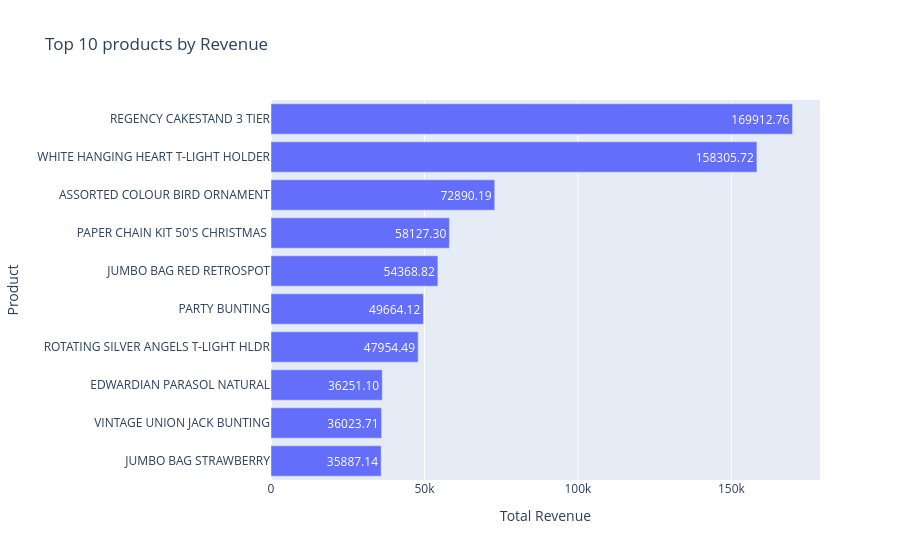

Here is the notebook cell this chart was saved with:
### Code cell
revenue_top_10 = product_performance.sort_values(
    by="Total_Revenue",
    ascending=False
).reset_index().head(10)
fig = px.bar(
    revenue_top_10,
    x = 'Total_Revenue',
    y = 'Description',
    orientation = 'h',
    title = 'Top 10 products by Revenue',
    text_auto = '.2f'

)
fig.update_layout(
    yaxis={'categoryorder': 'total ascending'}, 
    xaxis_title="Total Revenue",
    yaxis_title="Product",
    coloraxis_showscale=False
)

fig.show()
fig.write_image("../images/product_revenue.png")

### Figure 1 — Plotly figure (JSON) as saved in the notebook; plotly's stock layout.template omitted (floating-point values rounded to 4 significant figures)
{"data": [{"hovertemplate": "Total_Revenue=%{x}<br>Description=%{y}<extra></extra>", "legendgroup": "", "marker": {"color": "#636efa", "pattern": {"shape": ""}}, "name": "", "orientation": "h", "showlegend": false, "textposition": "auto", "texttemplate": "%{x:.2f}", "type": "bar", "x": [169900.0, 158300.0, 72890.0, 58130.0, 54370.0, 49660.0, 47950.0, 36250.0, 36020.0, 35890.0], "xaxis": "x", "y": ["REGENCY CAKESTAND 3 TIER", "WHITE HANGING HEART T-LIGHT HOLDER", "ASSORTED COLOUR BIRD ORNAMENT", "PAPER CHAIN KIT 50'S CHRISTMAS ", "JUMBO BAG RED RETROSPOT", "PARTY BUNTING", "ROTATING SILVER ANGELS T-LIGHT HLDR", "EDWARDIAN PARASOL NATURAL", "VINTAGE UNION JACK BUNTING", "JUMBO BAG STRAWBERRY"], "yaxis": "y"}], "layout": {"barmode": "relative", "coloraxis": {"showscale": false}, "legend": {"tracegroupgap": 0}, "title": {"text": "Top 10 products by Revenue"}, "xaxis": {"anchor": "y", "domain": [0, 1], "title": {"text": "Total Revenue"}}, "yaxis": {"anchor": "x", "categoryorder": "total ascending", "domain": [0, 1], "title": {"text": "Product"}}}}
